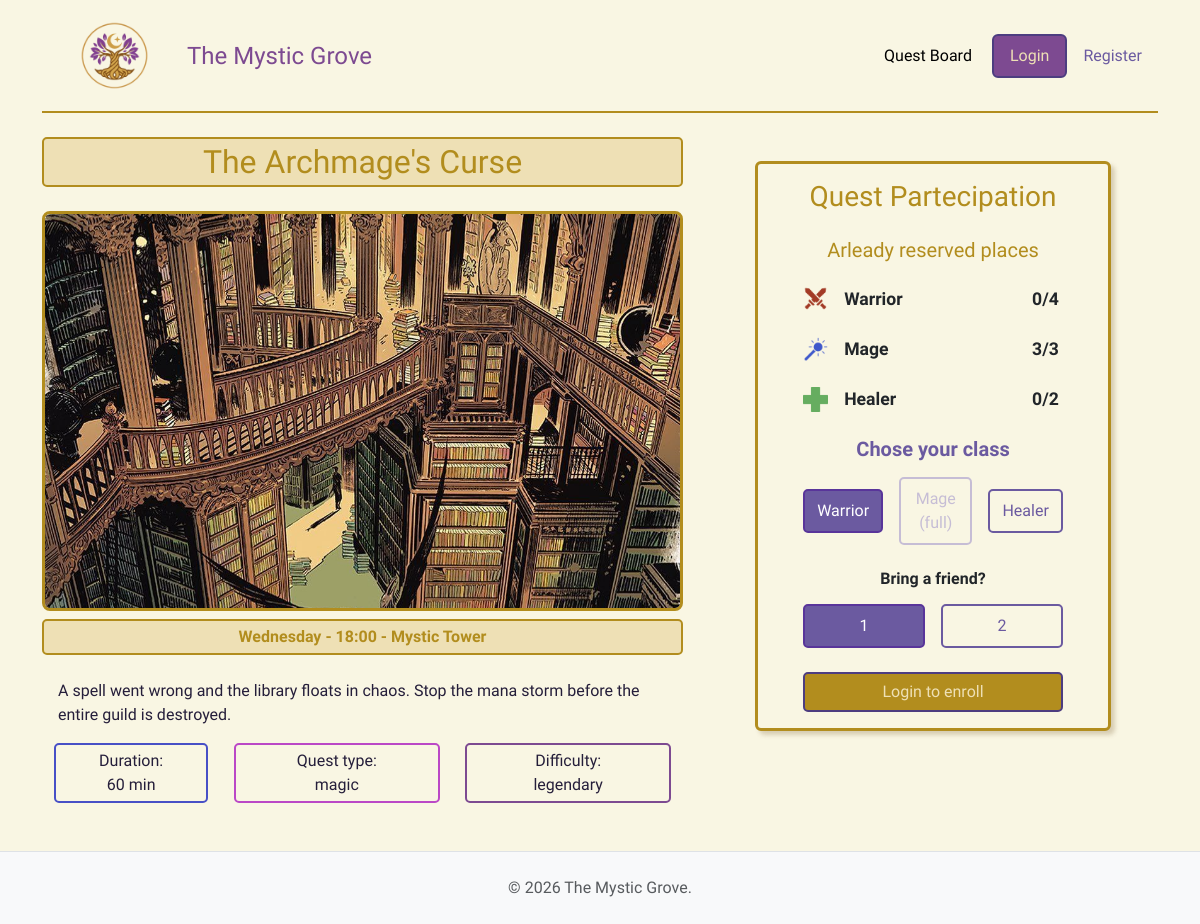
Page /session_details/6 on the committed database.
### tables this page shows
CREATE TABLE "quests" (
	"id"	INTEGER NOT NULL,
	"title"	TEXT NOT NULL,
	"duration_min"	INTEGER NOT NULL,
	"quest_type"	TEXT NOT NULL,
	"difficulty"	TEXT NOT NULL,
	"description"	TEXT NOT NULL,
	"quest_img"	TEXT NOT NULL,
	PRIMARY KEY("id" AUTOINCREMENT)
);

CREATE TABLE "quest_sessions" (
	"id"	INTEGER NOT NULL,
	"quest_id"	INTEGER NOT NULL,
	"day"	TEXT NOT NULL,
	"start_time"	TEXT NOT NULL,
	"location"	TEXT NOT NULL,
	PRIMARY KEY("id" AUTOINCREMENT),
	FOREIGN KEY("quest_id") REFERENCES "quests"("id")
);

### app.py (the view)
@app.route("/session_details/<int:session_id>")
def quest_session(session_id):
    db_session = quest_sessions_dao.get_sessions_by_id(session_id)
    if db_session is None:
        flash("Session not found.", "danger")
        return redirect(url_for('home'))
    current_minutes = day_time_to_minutes(SIMULATED_CURRENT_TIME['day'], SIMULATED_CURRENT_TIME['time'])
    session_minutes = day_time_to_minutes(db_session['day'], db_session['start_time'])
    is_past = (session_minutes <= current_minutes)
    is_enrolled = False
    if current_user.is_authenticated and current_user.role == 'adventurer':
        user_current_session_enrollment = enrollments_dao.get_enrollment_for_user_session(current_user.id, session_id)
        if user_current_session_enrollment is not None:
            is_enrolled = True
    return render_template("quest.html",
                           session=db_session,
                           is_past=is_past,
                           is_enrolled=is_enrolled)

### app.py (called while the page is built)
def day_time_to_minutes(day, time):
    day_index = DAY_TO_INDEX[day]
    parts = time.split(":")
    hours = int(parts[0])
    minutes = int(parts[1])
    return day_index * 24 * 60 + hours *60 + minutes

### enrollments_dao.py (called while the page is built)
def get_places_taken(p_session_id):
    query = """
        SELECT class, SUM(places) as places
        FROM enrollments
        WHERE session_id = ?
        GROUP BY class
    """
    conn = sqlite3.connect(DB_PATH)
    conn.row_factory = sqlite3.Row
    cursor = conn.cursor()
    cursor.execute(query, (p_session_id,))
    rows = cursor.fetchall()
    cursor.close()
    conn.close()
    places = {"warrior": 0, "mage": 0, "healer": 0}
    for r in rows:
        places[r["class"]] = r["places"]
    return places

### quest_sessions_dao.py (called while the page is built)
def get_sessions_by_id(p_id):
    query_session = """
        SELECT qs.*, q.title, q.description, q.duration_min, q.quest_type, q.difficulty, q.quest_img
        FROM quest_sessions qs
        JOIN quests q ON qs.quest_id = q.id
        WHERE qs.id = ?
    """
    conn = sqlite3.connect(DB_PATH)
    conn.row_factory = sqlite3.Row
    cursor = conn.cursor()
    cursor.execute(query_session, (p_id,))
    db_session = cursor.fetchone()
    cursor.close()
    conn.close()
    if not db_session:
        return None
    session_data = dict(db_session)
    session_data["places"] = enrollments_dao.get_places_taken(p_id)
    return session_data

### templates/quest.html (shortened to what this page needs)
{% extends "base.html" %}
{% block content %}
<div class="quest-info col-md-7 me-5">
    <h2 class="col-12 text-center mb-4 badge-gold p-1">
        {{session.title}}</h2>
    <div class=" text-center">
        <img src="{{ url_for('static', filename=session.quest_img) }}"
            alt="{{ session.title }}"
            class=" quest-img-details mb-2">
    </div>
    <div class=" text-center">
        <p class=" badge-gold p-1 fw-semibold"> {{ session.day | capitalize
            }} - {{ session.start_time }} - {{ session.location }}</p>
    </div>
    <p class="card-text pt-2 ps-3 pe-3"> {{session.description}} </p>
    <div class="row ps-4 pe-4 justify-content-between align-items-center">
        <span
            class="quest-duration p-1 col-md-3 text-center ">
            Duration: <br>
            {{session.duration_min}} min
        </span>
        <span
            class="quest-type p-1 col-md-4 text-center">
            Quest type: <br>{{session.quest_type}}
        </span>
        <span
            class="quest-info p-1 col-md-4 text-center badge-{{ session.difficulty }}">
            Difficulty: <br>{{session.difficulty}}
        </span>
    </div>
</div>
<div class="quest-info col-md-4 mt-5 ">
    <div class="card quest-card justify-content-between align-items-center">
        <div class="card-body col-md-10 ">
            <h3 class="card-title gold text-center mb-4">Quest
                Partecipation</h3>
            <h5 class="card-title gold text-center mb-4">Arleady reserved
                places</h5>
            <div class="row ">
                <div
                    class="quest-info d-flex  justify-content-between align-items-center pe-3 mb-4">
                    <div
                        class="quest-info d-flex  justify-content-center align-items-center">
                        <img
                            src="{{ url_for('static', filename='images/warrior_icon.png') }}"
                            alt="Warrior" class="class-icon">
                        <span class="separator ps-3 ">Warrior</span>
                    </div>
                    <span
                        class="current-places ms-4 ">{{session.places.warrior}}/4</span>
                </div>
                <div
                    class="quest-info d-flex  justify-content-between align-items-center pe-3 mb-4">
                    <div
                        class="quest-info d-flex  justify-content-center align-items-center">
                        <img
                            src="{{ url_for('static', filename='images/mage_icon.png') }}"
                            alt="Mage" class="class-icon">
                        <span class="separator ps-3 ">Mage</span>
                    </div>
                    <span
                        class="current-places ms-4 ">{{session.places.mage}}/3</span>
                </div>
                <div
                    class="quest-info d-flex  justify-content-between align-items-center pe-3 mb-4">
                    <div
                        class="quest-info d-flex  justify-content-center align-items-center">
                        <img
                            src="{{ url_for('static', filename='images/healer_icon.png') }}"
                            alt="Healer" class="class-icon">
                        <span class="separator ps-3 ">Healer</span>
                    </div>
                    <span
                        class="current-places">{{session.places.healer}}/2</span>
                </div>
                <form action="{{ url_for('enroll', session_id=session.id) }}"
                    method="POST">
                    {% if is_past %}
                    <p class="text-center fw-bold mt-4">This session has already ended.</p>
                    {% elif is_enrolled %}
                    <p class="text-center fw-bold mt-4">You are already enrolled in this session</p>
                    {% elif current_user.is_authenticated and current_user.role == 'guild_master' %}
                    <p class="text-center mt-4">As a Guild Master you can't join a quest session.</p>
                    {% elif current_user.is_authenticated and current_user.role == 'guild_council' %}
                    <p class="text-center mt-4">As a Guild Council administrator, you can't join a quest session.</p>
                    {% elif session.places.warrior >= 4 and session.places.mage >= 3 and session.places.healer >= 2 %}
                    <p class="text-center mt-4">No more places available for this session.</p>
                    {% else %}
                    <h5 class="form-label purple fw-bold mb-3 text-center">
                        Chose
                        your class</h5>
                    <div
                        class="d-flex gap-3 mb-4 text-center align-items-center">
                        <label class="btn custom-radio-btn w-100 py-2"
                            for="role_warrior">
                            Warrior
                        </label>
                        <label class="btn custom-radio-btn w-100 py-2"
                            for="role_mage">
                            Mage {% if session.places.mage >= 3 %}(full){% endif
                            %}
                        </label>
                        <label class="btn  custom-radio-btn w-100 py-2"
                            for="role_healer">
                            Healer
                        </label>
                    </div>
                    <div class="mb-4">
                        <h6 class="form-label fw-bold text-center mb-3">Bring a
                            friend?</h6>
                        <div class="d-flex gap-3">
                            <label class="btn custom-radio-btn w-100 py-2"
                                for="num_1">
                                1
                            </label>
                            <label class="btn custom-radio-btn w-100 py-2"
                                for="num_2">
                                2
                            </label>
                        </div>
                    </div>
                    {% if not current_user.is_authenticated %}
                    <a class="btn btn-filter btn-primary col-12"
                        href="{{ url_for('login')}}"
                        role="button">Login to enroll</a>
                    {% else %}
                    <div class="sumbit text-center ">
                        <button type="submit"
                            class="btn btn-filter btn-primary col-8 ">Enroll</button>
                    </div>
                    {% endif %}
                    {% endif %}
                </form>
            </div>
        </div>
    </div>
</div>
{% endblock %}

### static/css/styles.css (style rules this page uses)
body { font-family: "Philosopher", serif; font-weight: 400; background-color: #f9f6e3; color: #251e3a; }
h1, h2, h3, h4, h5, .navbar-guild-title { font-family: "Rye", serif; font-weight: 400; font-style: normal; }
.purple { color: #6b5aa0; }
.gold { color: #b28d1e; }
.separator, .current-places { font-size: 1.1rem; font-weight: bold; }
.quest-card { border: 3px solid #b28d1e !important; background-color: #f9f6e3 !important; box-shadow: 4px 4px 4px rgba(139, 111, 71, 0.3) !important; }
.custom-radio-btn { border: 2px solid #6b5aa0; color: #6b5aa0; border-radius: 5px; }
.btn-check:checked + .custom-radio-btn { background-color: #6b5aa0; border-color: #59359a; color: white; }
.btn-check:disabled + .custom-radio-btn { border-color: #b1a6d0; color: #b1a6d0; opacity: 0.7; }
.btn-filter, .btn-gold { border: 2px solid #4d3d80 !important; border-radius: 5px; background-color: #b28d1e; color: #eee0b5; }
.quest-duration { border: 2px solid #4850c6; border-radius: 5px; }
.quest-type { border: 2px solid #bb48c6; border-radius: 5px; }
.badge-legendary { border: 2px solid #7d4a91; border-radius: 5px; }
.badge-gold { border: 2.5px solid #b28d1e; background-color: #eee0b5 ; color: #b28d1e ; border-radius: 5px; }
.quest-img-details { width: 100%; max-width: 750px; height: 400px; object-fit: cover; border-radius: 8px; border: 3px solid #b28d1e; }
.class-icon { height: 25px; }

### rows in the picture
quests: title "The Archmage's Curse", quest_img (picture), description "A spell went wrong and the library floats in chaos. Stop the mana storm before the entire guild is destroyed.", duration_min "60", quest_type "magic", difficulty "legendary"
quest_sessions: day "Wednesday", start_time "18:00", location "Mystic Tower"

### other values in the picture
{{ session.places.warrior }} "0"
{{ session.places.mage }} "3"
{{ session.places.healer }} "0"
